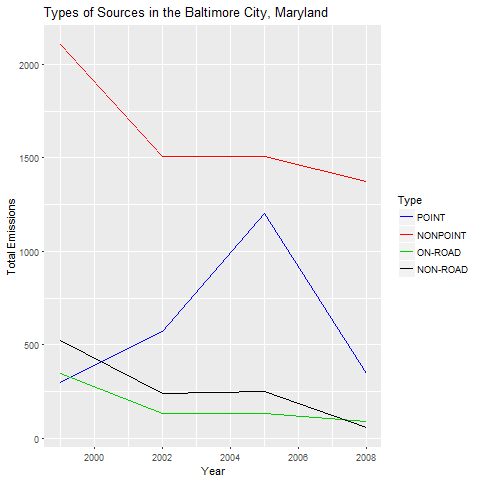

Recreate this plot in R.
type_bc <- unique(balt.city$type)
type_df <- matrix(NA,4,5)
type_df[,1] <- unique(balt.city$year)
n=2
for (i in type_bc)
{
  data <- balt.city[balt.city$type==i,]
  type_df[,n] <- with(data, tapply(Emissions, year,sum))
  n = n+1
}
type_df <- data.frame(type_df)
colnames(type_df) <- c("Year", "Point","Nonpoint","Onroad","Nonroad")
# type_df
png("plot3.png", width = 480, height = 480)
ggplot(data=type_df, aes(x=Year))+geom_line(aes(y=Point,color=type_bc[1]))+
  geom_line(aes(y=Nonpoint,color=type_bc[2]))+
  geom_line(aes(y=Onroad,color=type_bc[3]))+
  geom_line(aes(y=Nonroad,color=type_bc[4]))+
  scale_colour_manual("Type", breaks=type_bc, values=c(1,2,3,4))+
  ylab("Total Emissions")+labs(title="Types of Sources in the Baltimore City, Maryland")
dev.off()

